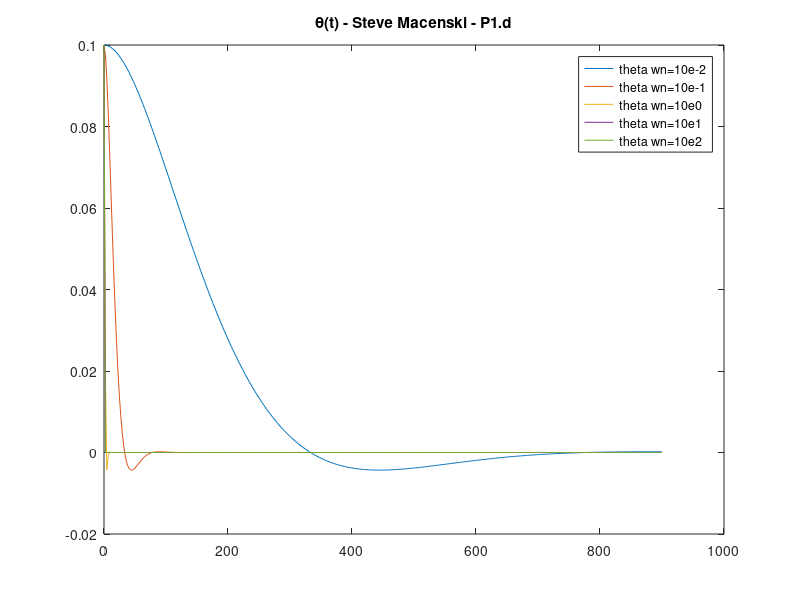
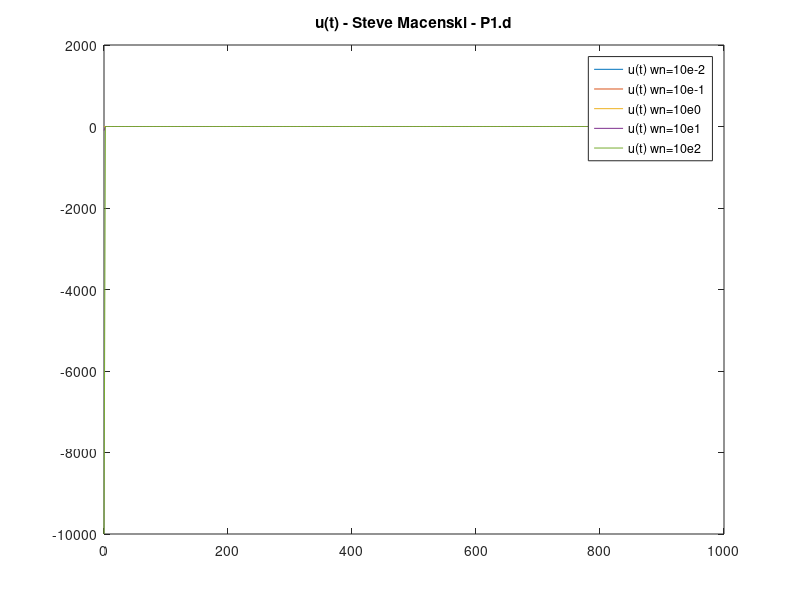
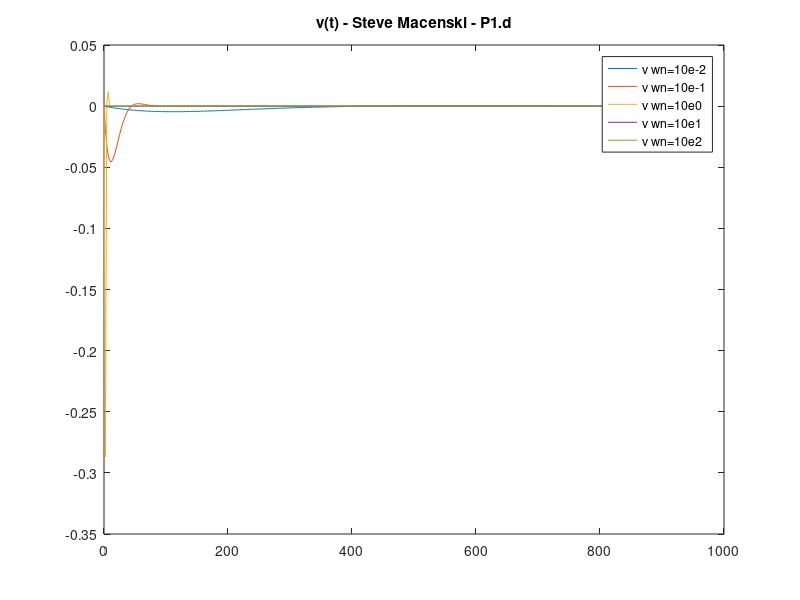
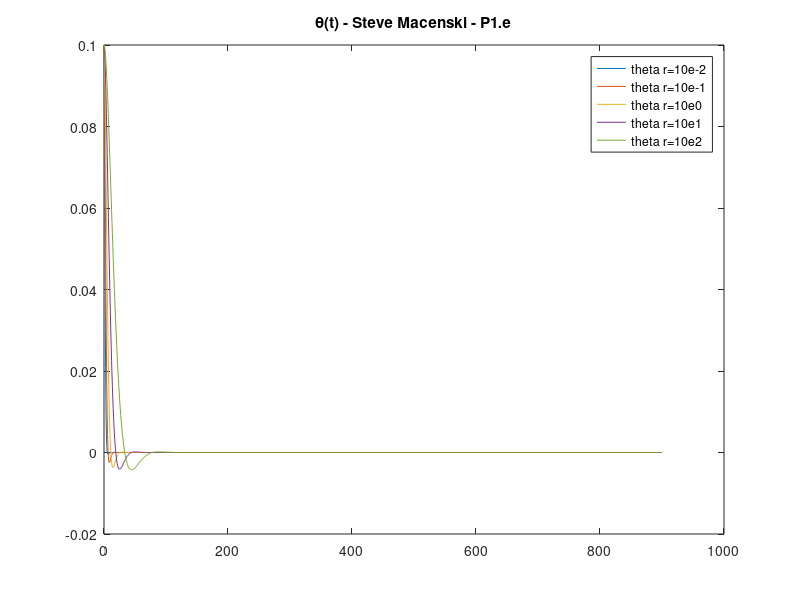

These figures' MATLAB source, in order:
function hw5_prob1

clc;
%% theta(t) v(t) and u(t) 1d
wn = [10^-2 10^-1 10^0 10^1 10^2];
J = 10;
Jw = 1; 
A = [0 1; 0 0];
B = [0 1/J]';
x0 = [0.1 0]';
v0 = 0;
for j=1:length(wn)

    t = linspace(0,900,400);

    k = [wn(j)^2*J 2*J/sqrt(2)*wn(j)];
    
    for i=1:length(t)
        x(:,i) = expm((A-B*k)*t(i))*x0;
    end
    figure(1) %theta(t)
    plot(t,x(1,:))
    hold on;
    
    figure(2) %u(t)
    plot(t,-k*x)
    hold on;

    for i=1:length(t)
        v(:,i) = -k*(1/Jw)*inv(A-B*k)*(expm((A-B*k)*t(i))-eye(2))*x0;
    end
    
    figure(3) %v(t)
    plot(t,v)
    hold on;
end
figure(1)
legend('theta wn=10e-2','theta wn=10e-1','theta wn=10e0','theta wn=10e1','theta wn=10e2')
title('\theta(t) - Steve Macenski - P1.d')

figure(2)
legend('u(t) wn=10e-2','u(t) wn=10e-1','u(t) wn=10e0','u(t) wn=10e1','u(t) wn=10e2')
title('u(t) - Steve Macenski - P1.d')

figure(3)
legend('v wn=10e-2','v wn=10e-1','v wn=10e0','v wn=10e1','v wn=10e2')
title('v(t) - Steve Macenski - P1.d')

%% theta(t) v(t) u(t) for 1e: using LQR 
R = [10^-2 10^-1 10^0 10^1 10^2];
J = 10;
Jw = 1;
A = [0 1; 0 0];
B = [0 1/J]'; 
x0 = [0.1 0]';
v0 = 0;
Q = eye(2);
for j=1:length(R)

    t = linspace(0,900,1400);

    k = lqr(A,B,Q,R(j));

    for i=1:length(t)
        x(:,i) = expm((A-B*k)*t(i))*x0;
    end
    figure(4) %theta(t)
    plot(t,x(1,:))
    hold on;
    
    figure(5) %u(t)
    plot(t,-k*x)
    hold on;
    
    for i=1:length(t)
        v(:,i) = -k*(1/Jw)*inv(A-B*k)*(expm((A-B*k)*t(i))-eye(2))*x0;
    end
    
    figure(6) %v(t)
    plot(t,v)
    hold on;
end 
figure(4)
legend('theta r=10e-2','theta r=10e-1','theta r=10e0','theta r=10e1','theta r=10e2')
title('\theta(t) - Steve Macenski - P1.e')

figure(5)
legend('u(t) r=10e-2','u(t) r=10e-1','u(t) r=10e0','u(t) r=10e1','u(t) r=10e2')
title('u(t) - Steve Macenski - P1.e')

figure(6)
legend('v(t) r=10e-2','v(t) r=10e-1','v(t) r=10e0','v(t) r=10e1','v(t) r=10e2')
title('v(t) - Steve Macenski - P1.e')


